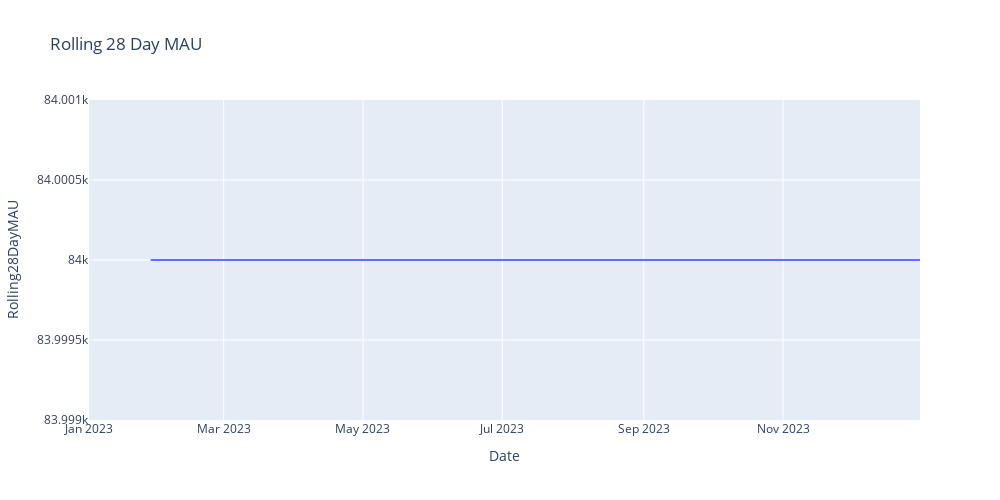

Notebook code for this chart:
### Markdown cell above
#### By rolling 28-day periods

This will be fairly anticlimactic because we are using a constant rate of users per day so we're effectively plotting a horizontal line, but it is still worth looking at for a couple of reasons that we'll get to.

### Code cell
# Calculating the rolling 28-day MAU
df['Rolling28DayMAU'] = df['NumUsers'].rolling(28).sum()

# Plotting as a line plot
fig = px.line(df, x='Date', y='Rolling28DayMAU', title='Rolling 28 Day MAU', width=1000, height=500)
fig.show()

# Removing the rolling 28 day MAU to keep data frame prints tidy since we won't be using it again
df.drop(columns=['Rolling28DayMAU'], inplace=True)

### Figure 1 — Plotly figure (JSON) as saved in the notebook; plotly's stock layout.template omitted (floating-point values rounded to 4 significant figures; data arrays with more than 128 entries replaced by an {"elided": "..."} marker saying what was removed)
{"data": [{"hovertemplate": "Date=%{x}<br>Rolling28DayMAU=%{y}<extra></extra>", "legendgroup": "", "line": {"color": "#636efa", "dash": "solid"}, "marker": {"symbol": "circle"}, "mode": "lines", "name": "", "orientation": "v", "showlegend": false, "type": "scatter", "x": {"elided": "365 str values"}, "xaxis": "x", "y": {"elided": "365 int values"}, "yaxis": "y"}], "layout": {"height": 500, "legend": {"tracegroupgap": 0}, "title": {"text": "Rolling 28 Day MAU"}, "width": 1000, "xaxis": {"anchor": "y", "domain": [0, 1], "title": {"text": "Date"}}, "yaxis": {"anchor": "x", "domain": [0, 1], "title": {"text": "Rolling28DayMAU"}}}}
